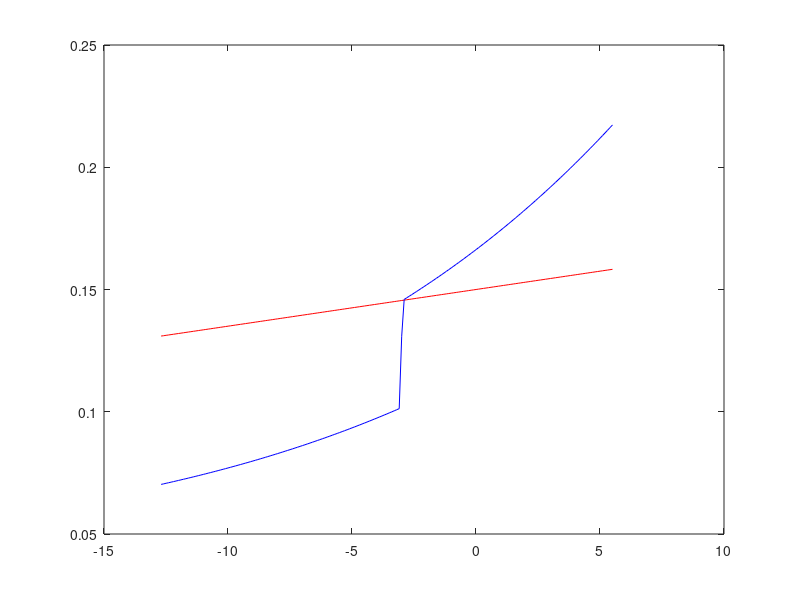

This chart was generated by the following MATLAB code: (Note: this script raises an error after producing the figure.)
function IceAge_ode45_TG03
%%
%% Computes scan of lyapunov exponents QP forcing of various Ice Age models
%% last change 19/6/2017 (PA):
%  -- added de Saedeleer forcing and save to subdirectory
%% last change 15/6/2017 (CDC):
%  -- restructured call to ode45, streamlined timestepping
%  -- implemented option for integrated summer insolation forcing
%  -- changed if-elseif to case-switch in fn_lypas, loadModel
%  -- replaced legacy rand initialization with rng
%% last change 07/6/2017 (AH): added model option 5, TG03
%% last change 28/5/2017 (PA)

tic;
rng(199,'twister');

% plotfigs=true to plot timeseries
%plotfigs=false;
plotfigs=true;

p.model=5;
[p, mname] = loadModel(p);
% model options are
%   1=Palliard Parrenin 2004
%   2=Saltzmann Maasch 1991
%   3=van der Pol as in de Saedleleer et al 2013
%   4=van der Pol - Duffing
%   5=Tziperman-Gildor2003 %% added by AH
%   6=phase oscillator - Mitsui et al 2015

%p.forcing=1;
% forcing options are
%   1=periodic (sum of 2 sinusoids)
%   2=Integrated Summer Insolation
%   3=de Saedeleer et al forcing with sum of obliquity and precession

% detuning
p.tau=1.0;

%integration transient time and maximum time (kyr)
ttrans=0; 
tmax=200;  % for integrated summer forcing, need tmax-ttrans < 5000
dt = 2;

% arbitrary initial condition
yinit=zeros(2*p.N+1,1);
yinit(1)=0.1;
yinit(2)=273;
yinit(p.N+1)=0.5;

%%%%%%%%%%%%%%%%%%%%%%%%%%%%%%%%%%%%%%%%%%%%%%%%%%%
% test size of terms in equations
    asi=0.5*p.Is0*(1+tanh(-p.KK*(yinit(2)-p.Tf)))
    dasi=-p.KK*0.5*p.Is0*sech(-p.KK*(yinit(2)-p.Tf)).^2;
    q=p.qr*p.epsq*p.A*exp(-p.B./yinit(2))./p.Ps;
    a=p.aocn+p.alnd
    Cocn=p.cp*p.rho0*p.docn*p.aocn
    F=0;
    ice_prefactor = p.fice/(sqrt(p.alnd)*sqrt(p.alnd)*sqrt(p.alnd).*sqrt(yinit(1)))
    ice_factor = (p.P0+p.P1*q)*(1-asi/p.aocn)-(p.S0+p.SM*F+p.ST*(yinit(2)-273.15))
    ice_rhs = (p.fice/(sqrt(p.alnd)*sqrt(p.alnd)*sqrt(p.alnd).*sqrt(yinit(1))))*((p.P0+p.P1*q)*(1-asi/p.aocn)-(p.S0+p.SM*F+p.ST*(yinit(2)-273.15)))
    T_timescale = p.aocn/Cocn
    T_factor = -p.eps*p.sigma*yinit(2).^4+p.Hs*(1-(p.alphaS*asi/a)-(p.alphaL.*yinit(1).*p.alnd/a)).*(1-p.alphaC)
    T_factor_a = -p.eps*p.sigma*yinit(2).^4
    T_factor_b = p.Hs*(1-(p.alphaS*asi/a)-(p.alphaL.*yinit(1).*p.alnd/a)).*(1-p.alphaC)
    T_rhs = (p.aocn/Cocn)*(-p.eps*p.sigma*yinit(2).^4+p.Hs*(1-(p.alphaS*asi/a)-(p.alphaL.*yinit(1).*p.alnd/a)).*(1-p.alphaC))    
% nonlinear eqs
%    fx=(p.fice/(sqrt(p.alnd)*sqrt(p.alnd)*sqrt(p.alnd).*sqrt(xx))).*((p.P0+p.P1*q)*(1-asi/p.aocn)-(p.S0+p.SM*F+p.ST*(yy-273.15)));
%    fy=(p.aocn/Cocn)*(-p.eps*p.sigma*yy.^4+p.Hs*(1-(p.alphaS*asi/a)-(p.alphaL.*xx.*p.alnd/a)).*(1-p.alphaC));
%%%%%%%%%%%%%%%%%%%%%%%%%%%%%%%%%%%%%%%%%%%%%%%%%%%
%% integration code starts here

Tempmax = nthroot(p.Hs*(1-p.alphaC)/(p.eps*p.sigma),4)
Tempmin = nthroot((1-0.15*p.alphaS-0.2*p.alphaL)*p.Hs*(1-p.alphaC)/(p.eps*p.sigma),4)

figure(2);
clf;
Temp = [Tempmin:0.1:Tempmax];
Abl=p.S0+p.ST*(Temp-273.15);
Acc=(p.P0+p.P1*(p.qr*p.epsq*p.A*exp(-p.B./Temp)./p.Ps)).*(1-(p.Is0*(1+tanh(-p.KK.*(Temp-p.Tf))).*0.5)./p.aocn);
plot(Temp(:)-273.15,Abl(:).*(1E-06/31.536),'r',Temp(:)-273.15,Acc(:).*(1E-06/31.536),'b');
    drawnow();
    keyboard;

tspan=[ttrans tmax];
sol = ode15s(@(t,y) fn_lyaps(t,y,p), tspan, yinit);
keyboard;
    
if plotfigs==true
    tt = [0:dt:tmax];
    yy = deval(sol,tt);
    figure(1);
    clf;
     %first compt
    if p.N==3
       subplot(3,1,1);    
       plot(tt(:),yy(1,:),'r');
       subplot(3,1,2);    
       plot(tt(:),yy(2,:),'b');
       subplot(3,1,3);    
       plot(tt(:),yy(3,:),'k');
    elseif p.N==2
       subplot(3,1,1);    
       plot(tt(:),yy(1,:),'r');
       subplot(3,1,2);    
       plot(tt(:),yy(2,:),'b');
       subplot(3,1,3);    
       plot(tt(:),0.5*p.Is0*(1+tanh(-p.KK*(yy(2,:)-p.Tf))),'g');
    else 
      plot(tt(:),yy(1,:),'r');
    end
    ylabel('y');
    title(sprintf('TG03 unforced'));
    
    drawnow();
    keyboard;
end

%%



end

%% figures!

%%
function [fn] = fn_lyaps(t,y,p)

fn=p.zeros;

% evaluate forcing
%F=forcingF(t,p);
F=0.;

switch p.model
    % for all models, LE growth rate (lambda) must be last state variable
    case 1
    % PP04
    % nonlinear vars
    xx=y(1);
    yy=y(2);
    zz=y(3);
    % le direction
    lx=y(4);
    ly=y(5);
    lz=y(6);
    % log le amplitude
    %ll=y(7);
    % x=IV, y=AA, z=mu
    hvs=(1+tanh(-p.KK*(p.h*xx-p.i*yy+p.j)))*0.5;
    dhvs=sech(-p.KK*(p.h*xx-p.i*yy+p.j))^2*0.5;
    % nonlinear eqs
    fx=(-p.a*zz-p.b*F+p.c-xx)/p.taui;
    fy=(xx-yy)/p.taua;
    fz=(p.d*F-p.e*xx+p.f*hvs+p.g-zz)/p.taumu;
    % variational ODE from Jacobian
    fxl=lx*(-1/p.taui)+ly*0+lz*(-p.a/p.taui);
    fyl=lx*(1/p.taua)+ly*(-1/p.taua)+lz*0;
    fzl=lx*(-p.e+p.f*dhvs*(-p.KK*p.h))/p.taumu+ly*(p.f*dhvs*(p.KK*p.i))/p.taumu+lz*(-1/p.taumu);
    % project out expansion direction
    lam=fxl*lx+fyl*ly+fzl*lz;
    lamn=lx*lx+ly*ly+lz*lz;
    % growth rate
    lambda=lam/lamn;
    %
    fn(1)=fx;
    fn(2)=fy;
    fn(3)=fz;
    fn(4)=(fxl-lambda*lx);
    fn(5)=(fyl-lambda*ly);
    fn(6)=(fzl-lambda*lz);
    fn(7)=lambda;
    %
    case 2
    % Saltzmann Maasch 1991
    xx=y(1);
    yy=y(2);
    zz=y(3);
    % le direction
    lx=y(4);
    ly=y(5);
    lz=y(6);
    % log le amplitude
    %ll=y(7);
    % SM91 modified
    fx=p.alpha1-p.alpha2*p.c*yy-p.alpha3*xx-p.kth*p.alpha2*zz-p.alpha2*F;
    fy=p.beta1-(p.beta2-p.beta3*yy+p.beta4*yy*yy)*yy-p.beta5*zz+p.Fmu;
    fz=p.gamma1-p.gamma2*xx-p.gamma3*zz;
    % variational ODE from Jacobian
    fxl=lx*(-p.alpha3)+ly*(-p.alpha2*p.c)+lz*(-p.kth*p.alpha2);
    fyl=lx*0+ly*(-p.beta2+2*p.beta3*yy-3*p.beta4*yy*yy)+lz*(-p.beta5);
    fzl=lx*(-p.gamma2)+ly*0+lz*(-p.gamma3);
    % project out expansion direction
    lam=fxl*lx+fyl*ly+fzl*lz;
    lamn=lx*lx+ly*ly+lz*lz;
    % growth rate
    lambda=lam/lamn;
    %
    fn(1)=fx;
    fn(2)=fy;
    fn(3)=fz;
    fn(4)=(fxl-lambda*lx);
    fn(5)=(fyl-lambda*ly);
    fn(6)=(fzl-lambda*lz);
    fn(7)=lambda;
    %
    case 3
    % de Saedeleer, Crucifix, Wieczorek (4a,b)
    xx=y(1);
    yy=y(2);
    % le direction
    lx=y(3);
    ly=y(4);
    % nonlinear ODE
    % extra delta term, xx term in fy changed sign
    fx=-(yy+p.beta-F);
    fy=-p.alpha*(yy*(yy*yy/3-1)-xx);
    % variational ODE
    % from Jacobian
    fxl=-ly;
    fyl=-p.alpha*(-lx+ly*(yy*yy-1));
    % project out zero expansion direction
    lam=fxl*lx+fyl*ly;
    lamn=lx*lx+ly*ly;
    % growth rate
    lambda=lam/lamn;
    %
    fn(1)=fx/p.tt;
    fn(2)=fy/p.tt;
    fn(3)=(fxl-lambda*lx)/p.tt;
    fn(4)=(fyl-lambda*ly)/p.tt;
    fn(5)=lambda/p.tt;
    %
    case 4
    % de Saedeleer, Crucifix, Wieczorek (4a,b) modified to become vdP-Duffing
    xx=y(1);
    yy=y(2);
    % le direction
    lx=y(3);
    ly=y(4);
    % nonlinear ODE
    % extra delta term, xx term in fy changed sign
    fx=-(yy+p.beta-F);
    fy=-p.alpha*(yy*(yy*yy/3-1)-xx*(-1+p.delta*xx*xx));
    % variational ODE
    % from Jacobian
    fxl=-ly;
    fyl=-p.alpha*(-lx*(-1+3*p.delta*xx*xx)+ly*(yy*yy-1));
    % project out zero expansion direction
    lam=fxl*lx+fyl*ly;
    lamn=lx*lx+ly*ly;
    % growth rate
    lambda=lam/lamn;
    % (3,4) gives direction, (5) gives log size
    fn(1)=fx/p.tt;
    fn(2)=fy/p.tt;
    fn(3)=(fxl-lambda*lx)/p.tt;
    fn(4)=(fyl-lambda*ly)/p.tt;
    fn(5)=lambda/p.tt;
    %
    case 5
    % TG03
    % nonlinear vars
    xx=y(1);
    yy=y(2);
    % le direction
    lx=y(3);
    ly=y(4);
    % log le amplitude
    ll=y(5);
    % x=A_LI=a_LI/alnd, y=T
    asi=0.5*p.Is0*(1+tanh(-p.KK*(yy-p.Tf)));
    dasi=-p.KK*0.5*p.Is0*sech(-p.KK*(yy-p.Tf)).^2;
    q=p.qr*p.epsq*p.A*exp(-p.B./yy)./p.Ps;
    %aLI=p.LEW^(1/3)*nthroot((xx./(2*sqrt(p.lambda))),3)^2;
    a=p.aocn+p.alnd;
    Cocn=p.cp*p.rho0*p.docn*p.aocn;
    % nonlinear eqs
    fx=(p.fice/(sqrt(p.alnd)*sqrt(p.alnd)*sqrt(p.alnd).*sqrt(xx))).*((p.P0+p.P1*q)*(1-asi/p.aocn)-(p.S0+p.SM*F+p.ST*(yy-273.15)));
    fy=(p.aocn/Cocn)*(-p.eps*p.sigma*yy.^4+p.Hs*(1-(p.alphaS*asi/a)-(p.alphaL.*xx.*p.alnd/a)).*(1-p.alphaC));
    % variational ODE from Jacobian
    fxl=lx*((-0.5*p.fice/(sqrt(p.alnd)*sqrt(p.alnd)*sqrt(p.alnd).*sqrt(xx).*sqrt(xx).*sqrt(xx))).*((p.P0+p.P1*q)*(1-asi/p.aocn)-(p.S0+p.SM*F+p.ST*(yy-273.15))))+...
        ly*((p.fice/(sqrt(p.alnd)*sqrt(p.alnd)*sqrt(p.alnd).*sqrt(xx))).*((p.P1*p.B*(1-asi/p.aocn)*q./(yy^2))-((p.P0+p.P1*q).*dasi/p.aocn)-p.ST));
    fyl=lx*(-(p.aocn/Cocn)*(1-p.alphaC)*p.Hs*p.alphaL*p.alnd/a)+...
        ly*(-(p.aocn/Cocn)*((p.eps*p.sigma*4*yy^3)+(1-p.alphaC)*p.alphaS*p.Hs*dasi/a));
    % project out expansion direction
    lam=fxl*lx+fyl*ly;
    lamn=lx*lx+ly*ly;
    %
    % growth rate
    lambda=lam/lamn;
    %
    % (3,4) gives direction, (5) gives log size
    fn(1)=fx/p.tt;
    fn(2)=fy/p.tt;
    fn(3)=(fxl-lambda*lx)/p.tt;
    fn(4)=(fyl-lambda*ly)/p.tt;
    fn(5)=lambda/p.tt;
    %
    case 6
    % Mitsui, Crucifix, Aihara phase oscillator(2015)
    xx=y(1);
    % le direction (trivial but kepts for consistency with above)
    lx=y(2);
    % nonlinear ODE
    temp=p.alpha*(1+p.gamma*F);
    fx=p.beta+temp*(cos(xx)+p.delta*cos(2*xx));
    % variational ODE
    % from Jacobian
    fxl=-lx*temp*(sin(xx)+2*p.delta*sin(2*xx));
    % project out zero expansion direction
    lam=fxl*lx;
    lamn=lx*lx;
    % growth rate
    lambda=lam/lamn;
    % NB second component should be zero
    fn(1)=fx/p.tt;
    fn(2)=(fxl-lambda*lx)/p.tt;
    fn(3)=lambda/p.tt;
    %
    otherwise
    sprintf('model unknown')
    keyboard
end % switch-case

%scaling of model time by tau
ts=1/p.tau;

fn=fn*ts;

end

%%

function [FO]=forcingF(t,p)
% astro forcing same for all models
switch p.forcing
    case 1
        % periodic ( sum of 2 sinusoids)
        FO=p.kt1*sin(t*p.omega1)+p.kt2*sin(t*p.omega2);
    case 2
        % integrated summer insolation
        FO=p.kt1*ppval(p.insolcf, t);
    case 3
        % de Saedeleer, Crucifix, Wieczorek forcing
        F1=(p.dcwcoeffs(1:15,2).*sin(p.dcwcoeffs(1:15,1)*t)+p.dcwcoeffs(1:15,3).*cos(p.dcwcoeffs(1:15,1)*t));
        F2=(p.dcwcoeffs(16:35,2).*sin(p.dcwcoeffs(16:35,1)*t)+p.dcwcoeffs(16:35,3).*cos(p.dcwcoeffs(16:35,1)*t));
        % the magic 11.77 is in caption of Fig. 2.
        FO=(p.kt1*sum(F1)+p.kt2*sum(F2))/11.77;
    otherwise
        keyboard;
end % switch p.forcing

end

%%

function [p, mname]=loadModel(p)

switch p.model
    case 1
    %internal paramters for PP model
    mname='PP';
    p.a=1.3;
    p.b=0.5;
    p.c=0.8;
    p.d=0.15;
    p.e=0.5;
    p.f=0.5;
    p.g=0.4;
    p.h=0.3;
    p.i=0.7;
    p.j=0.27;
    p.taui=15;
    p.taua=12;
    p.taumu=5;
    % smoothing for heaviside
    p.KK=100;
    p.N=3;
    %
    case 2
    %internal paramters for SM model
    mname='SM';
    p.alpha1=1.673915e1;
    p.alpha2=9.523810e0;
    p.alpha3=1.0e-1;
    p.beta1=5.118377e0;
    p.beta2=6.258680e0;
    p.beta3=2.639456e0;
    p.beta4=3.628118e-1;
    p.beta5=5.833333e-2;
    p.gamma1=1.85125e0;
    p.gamma2=1.125e-2;
    p.gamma3=2.5e-1;
    p.c=4.0e-1;
    p.kth=4.444444e-2;
    p.Fmu=0.0;
    p.N=3;
    %
    case 3
    % de Saedeleer et al VDP
    mname='VDP';
    p.alpha=11.11;
    p.beta=0.25;
    % scaling of unforced period
    p.tt=35.09;
    p.N=2;
    %
    case 4
    % VDVP
    mname='VDPD';
    p.alpha=2;
    p.beta=0.7;
    p.delta=1.0;
    % scaling of unforced period
    p.tt=13.0;
    p.N=2;
    %
    case 5
    % TG03
    mname='TG';
    p.KK=100;        % smoothing heaviside
    p.Tf=270.15;     %T_f (-3degC end value in TG03)
    p.qr=0.7;        %q_r
    p.epsq=0.622;    % epsilon_q
    p.A=2.53E11;     % A [Pa]
    p.B=5.42E3;      % B [K]
    p.LEW=4.E3;      % L^{E-W} [km]
    p.lambda=0.01;    % lambda [km]
    p.P0=0.06E6*3.1536E1;     % P_0 [km^3/kyr]
    p.P1=40E6*3.1536E1;       % P_1 [km^3/kyr]      
    p.Ps=1.E5;       % [Pa]
    p.aocn=20.E6;   % a_{ocn} [km^2]
    p.Is0=0.3*p.aocn;% I_s0 [km^2]
    p.alnd=20.E6;   % a_{lnd} [km^2]
    p.S0=0.15E6*3.1536E1;     % S_0 [km^3/kyr]
    p.SM=0.08E6*3.1536E1;     % S_M [km^3/kyr] strength of forcing    
    p.ST=0.0015E6*3.1536E1;   % S_T [km^3/kyr/K]
    p.cp=4180./(3.1536E10);      % Cp [W kyr/kg K]
    p.rho0=1025.E9;      % rho0 [kg/km^3]
    p.docn=1.;        % depth ocean [km]
    p.eps=0.64;      % epsilon
    p.sigma=5.67E-02;% sigma [W km^-2 K^-4]
    p.Hs=300.E6;       % H_s [W km^-2]
    p.alphaS=0.65;   % alpha_S
    p.alphaL=0.7;    % alpha_L
    p.alphaC=0.27;   % alpha_C
    p.fice=210.8185;  % fice in case of afli equation
    % scaling of unforced period
    p.tt=1.0;
    % number of dynamic variables
    p.N=2;
    %
    case 6
    % Mitsui et al 2015 phase oscillator
    mname='PO2';
    p.alpha=1.0;
    p.beta=1.0006;
    p.gamma=1.0;
    p.delta=0.24;
    % scaling of unforced period
    p.tt=1.0;
    p.N=1;  
    %
    otherwise
    sprintf('Model not known')
    keyboard
end  % switch-case

p.zeros=zeros(2*p.N+1,1);

end

%%

 function insol_cf = get_integrated_insol(lat, threshold, tshift);
%  function [age, insol_n, insol_cf] = get_integrated_insol(threshold);
% 
% Returns the piecewise-polynomial coefficients of the cubic-spline
%   (not-a-knot) interpolant for normalized integrated summer insolation at
%   latitude 65 north with forward time (kyr, not ka)
%   For use in model integrations, hence forward time array.
%
% Input
%   threshold: insolation threshold, element of {0:25:600} W/m^2
%   default value for 65 North from Huybers, 2006:  threshold=275 W/m^2
%   tshift: initial time for synthetic time array (kyr)
%       allows for negative time for transients
%       or shift to later insolation values
%
% Use yy = ppval(insol_cf, tt) to return values insolation values at times
%   given by tt (kyr)
%   IMPORTANT:  times for the interpolant are in kyr (not kyr ago)
%
[age, insol] = readHuybersIntegrated(lat, threshold);
insol_n = normalize_array(insol);
%   synthetic time array (kyr) for interpolant
%       min(time) = tshift corresponds to insolation from 5 Mya
%       max(time) = 5000-tshift corresponds to insolation from present
time =  age(end) - age + tshift;       
%
insol_cf = spline(time, insol_n');
%
end  % function

%%
function [xx] = normalize_array(x)
% function [xx] = normalize_array(x)
%   Given matrix x; returns normalized columens of x

xs = size(x);
if ((xs(2) == 1) | (xs(1) == 1))
    xx = (x-mean(x))/std(x);
else
    nrow = xs(1);
    mu = repmat(mean(x),[nrow,1]);
    sigma = repmat(std(x),[nrow,1]);
    xx = (x-mu)./sigma;
end % if
end % function

%%
function [age, insol] = readHuybersIntegrated(lat, threshold)
% function [age, insol] = readHuybersInsolation(lat, threshold)
%    returns integrated 'summer' insolation at given latitude
%    integrates insolation for days in which insolation > threshold
%    ORIGINAL REFERENCE: 
%       Huybers, P. 2006. 
%       Early Pleistocene Glacial Cycles and the Integrated Summer Insolation Forcing. 
%       Science, v313, p508-511, 10.1126/science.1125249, 28 July 2006.
%   INPUT:
%    lat: latitude [-90:5:90] deg
%    threshold: min insolation [0:25:600] W/m^2
%   OUTPUT:
%    age (kyr)
%    insol (W/m^2):  one column per threshold
%
% last change (CDC) 13/6/2017: set path for local data files
%
fpath = './Data/IntegratedInsolation/';
if (lat < 0)
    fname = sprintf('%sJ_%iSouth.txt',fpath,abs(lat));
else
    fname = sprintf('%sJ_%iNorth.txt',fpath,lat);
end % if
%
nh = 25;        % number of thresholds (0:25:600 W/m^2)
%
fid = fopen(fname,'r');
for i=1:8
    comment = fgets(fid);
end % for
%
fmt = '%g';
temp = fscanf(fid,fmt,[nh+1,Inf]);     %Scan the data into a 4xInf array
fclose(fid);
%
% Index arrays
% thresh = temp(2:end,1);
age = temp(1, 2:end)';
%
j = threshold/25;
insol = temp(j, 2:end)';
%
end % function

